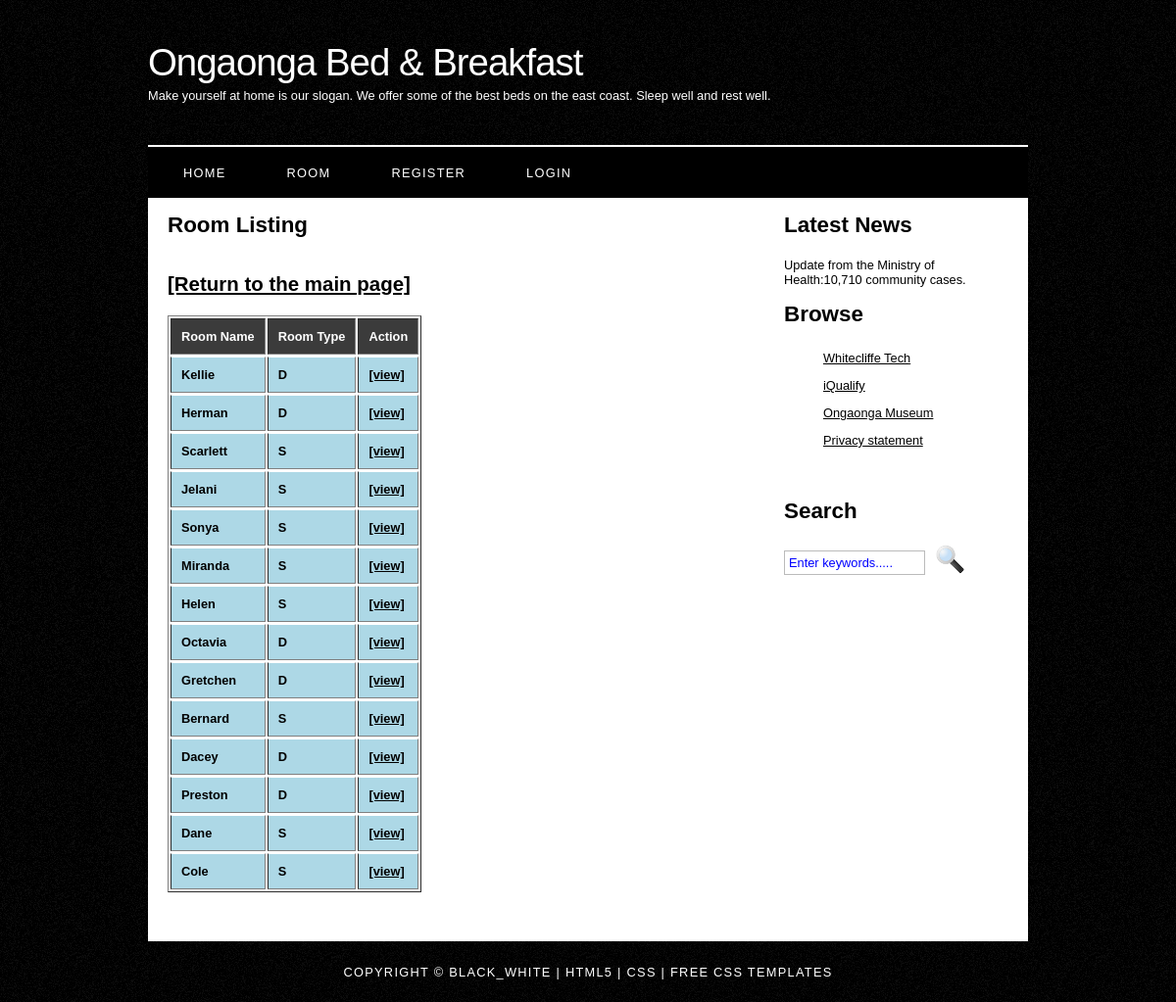
/bookaroom/roomlisting.php, run on the app's committed database.
### tables this page shows
CREATE TABLE `room` (
  `roomID` int NOT NULL AUTO_INCREMENT,
  `roomname` varchar(60) NOT NULL,
  `description` varchar(60) NOT NULL,
  `roomtype` varchar(50) NOT NULL,
  `beds` int NOT NULL,
  PRIMARY KEY (`roomID`)
);

### bookaroom/roomlisting.php (the view, shortened to what this page needs)
<!DOCTYPE html>
<html lang="en">
<head>
</head>
<body>
    <?php
    include "header.php";
    include "menu.php";
    echo '<div id="site_content">';
    include "sidebar.php";
    echo '<div id="content">';
    $DBC = mysqli_connect(DBHOST, DBUSER, DBPASSWORD, DBDATABASE);
    $query = 'SELECT roomID, roomname, roomtype, beds FROM room ORDER BY roomID';
    $result = mysqli_query($DBC, $query);
    $rowcount = mysqli_num_rows($result);
    ?>
    <h1>Room Listing</h1>
    <h2>
        <a href="index.php">[Return to the main page]</a>
    </h2>
    <table border="1">
        <thead>
            <tr>
                <th>Room Name</th>
                <th>Room Type</th>
                <th>Action</th>
            </tr>
        </thead>
        <?php
        if ($rowcount > 0) {
            while ($row = mysqli_fetch_assoc($result)) {
                $id = $row['roomID'];
                echo '<tr><td>' . $row['roomname'] . '</td><td>' . $row['roomtype'] . '</td>';
                echo '<td><a href="viewroom.php?id=' . $id . '">[view]</a>';
                echo '</tr>' . PHP_EOL;
            }
        } else echo "<h2>No room found!</h2>";
        echo "</table>";
        ?>
</body>
<?php
include "footer.php";
?>
</html>

### bookaroom/style/style.css (style rules this page uses)
html { height: 100%; }
* { margin: 0; padding: 0; }
body { font: normal .80em 'century gothic', arial, sans-serif; background: #000 url(background.png) repeat; color: #000; }
h1, h2, h3, h4, h5, h6 { font: normal 175% 'century gothic', arial, sans-serif; color: #000; margin: 0 0 15px 0; padding: 15px 0 5px 0; font-weight: bold; }
h2 { font: normal 160% 'century gothic', arial, sans-serif; font-weight: bold; }
a, a:hover { outline: none; text-decoration: underline; color: #000; }
#main, #logo, #menubar, #site_content, #footer { margin-left: auto; margin-right: auto; }
#site_content { width: 854px; overflow: hidden; margin: 0 auto 0 auto; padding: 0 24px 20px 20px; background: #FFF; }
#content { text-align: left; float: left; width: 595px; padding: 0; }
table { margin: 10px 0 30px 0; }
table tr th, table tr td { background: #3B3B3B; color: #FFF; padding: 10px 10px; text-align: left; }
table tr td { background: lightblue; color: black; border-top: 1px solid #FFF; font-weight: bold; }

### data on the page
room: roomname "Kellie", roomtype "D"
room: roomname "Herman", roomtype "D"
room: roomname "Scarlett", roomtype "S"
room: roomname "Jelani", roomtype "S"
room: roomname "Sonya", roomtype "S"
room: roomname "Miranda", roomtype "S"
room: roomname "Helen", roomtype "S"
room: roomname "Octavia", roomtype "D"
room: roomname "Gretchen", roomtype "D"
room: roomname "Bernard", roomtype "S"
room: roomname "Dacey", roomtype "D"
room: roomname "Preston", roomtype "D"
room: roomname "Dane", roomtype "S"
room: roomname "Cole", roomtype "S"
